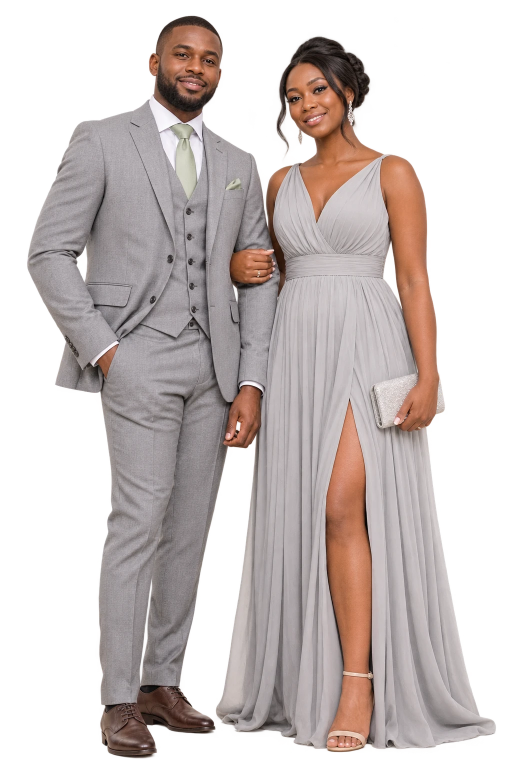
#> input picture images-source/dresscode-couple-afro.webp, 1024 x 1536 px (shown at 1/2 size)
$ python dresscode-masque-tenues.py dresscode-couple-afro.webp essai-dresscode.jpg
#> lines starting #> are read from the running program, lines starting #| are printed output that depends on the picture; after the words box and inside, x2 and y2 are one past the last pixel; in counts of white or black regions, pixels touching at a corner belong together
"""Masque du dress code « tenues » (costume + robe sans personne).
Usage : python dresscode-masque-tenues.py <source.webp> <sortie_dossier>
Rouge = costume, vert = robe, bleu = cravate et pochette (sauge dans la source)."""
import sys
from PIL import Image, ImageFilter
import numpy as np
src = Image.open(sys.argv[1]).convert('RGBA'); out = sys.argv[2]
#> further down, src is the input picture: PIL image 1024x1536 RGBA; mean R, G, B, A 99.8, 89.6, 87.3, 140.8
a = np.asarray(src).astype(float) / 255
rgb = a[..., :3]; al = a[..., 3]
H, W = al.shape
#> H = 1536; W = 1024
mx = rgb.max(2); mn = rgb.min(2); sat = mx - mn; L = rgb @ [0.299, 0.587, 0.114]
#> after `L = rgb @ [0.299, 0.587, 0.114]`:
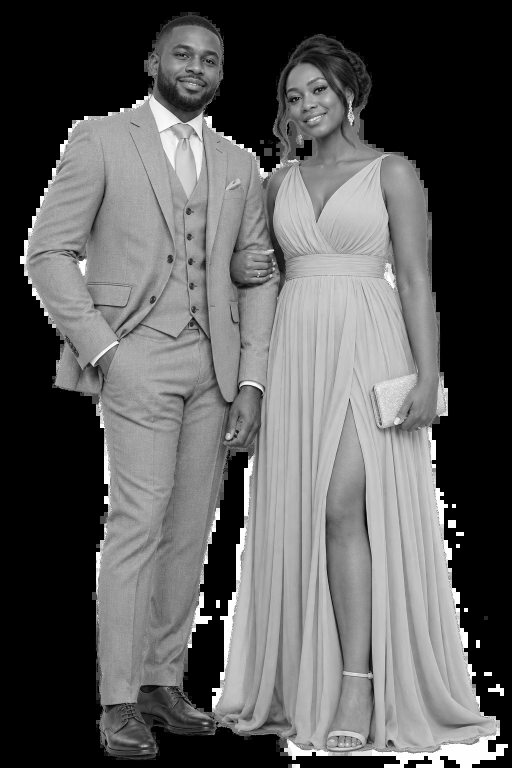
#> L: shape (1536, 1024) float64 (shown at 1/2 size); min 0, max 1, mean 0.362
r, g, b = rgb[..., 0], rgb[..., 1], rgb[..., 2]
op = al > 0.5
#> op: shape (1536, 1024) bool; 55.7% white; 6 black regions, box (x1, y1, x2, y2) and area: (0, 0, 1024, 1536) 693236, (766, 483, 804, 617) 1788, (279, 1159, 304, 1366) 938, (153, 492, 174, 563) 881, (466, 570, 476, 604) 160, (472, 843, 481, 862) 129
sage = ((np.minimum(r, g) - b) > 0.035) & (g > b) & op
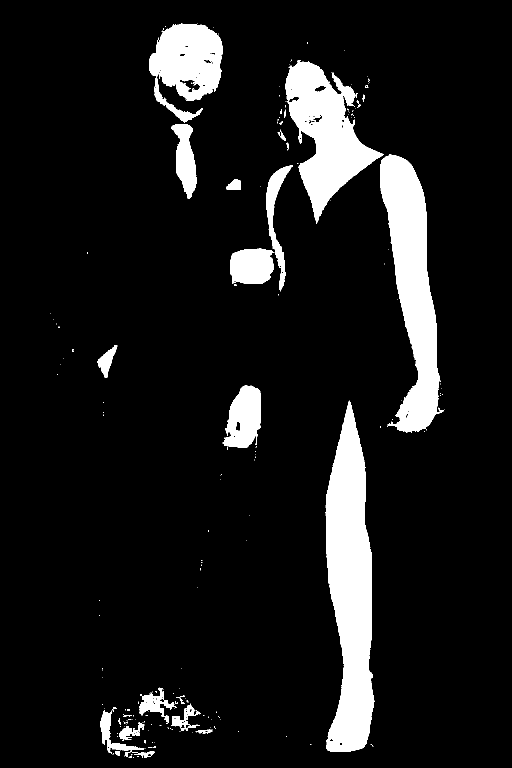
#> sage: shape (1536, 1024) bool (shown at 1/2 size); 9.9% white; 216 white regions (183 under 20 px), largest, box (x1, y1, x2, y2) and area: (651, 801, 749, 1504) 46385, (760, 309, 889, 865) 35386, (571, 121, 768, 447) 28153
grey = (sat < 0.09) & op & ~sage
#> grey: shape (1536, 1024) bool; 44.7% white; 67 white regions (45 under 20 px), largest, box (x1, y1, x2, y2) and area: (54, 189, 992, 1498) 686056, (554, 73, 740, 264) 10534, (315, 152, 427, 224) 2621
# Frontière costume / robe (x selon y), passée dans les vides entre les deux.
pts = [(0,600),(400,605),(520,585),(580,577),(660,572),(700,520),(760,510),(880,490),(1000,476),(1120,465),(1240,450),(1300,439),(1360,418),(1454,418)]
bx = np.interp(np.arange(H), [p[0] for p in pts], [p[1] for p in pts])
X = np.arange(W)[None, :]
right = X > bx[:, None]
suit = grey & ~right & (L < 0.80) & (L > 0.18)   # sans la chemise blanche
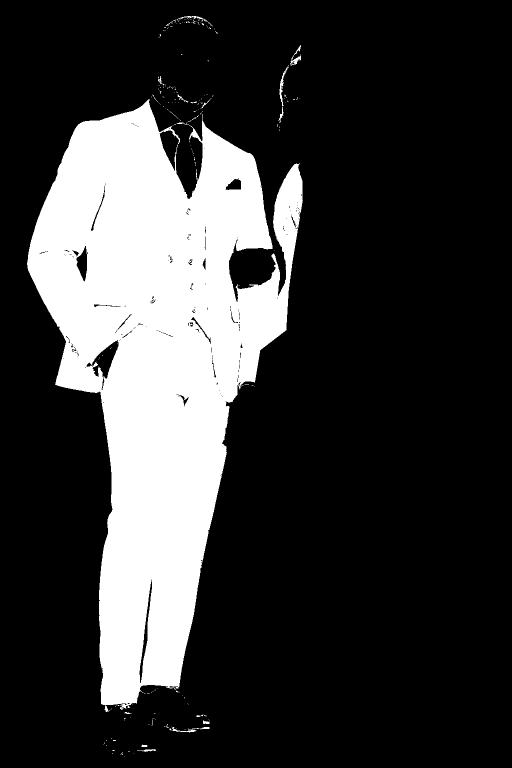
#> suit: shape (1536, 1024) bool (shown at 1/2 size); 22% white; 216 white regions (197 under 20 px), largest, box (x1, y1, x2, y2) and area: (54, 199, 606, 1424) 344058, (559, 131, 578, 213) 298, (580, 90, 602, 131) 254
dress = grey & right & (L > 0.18)
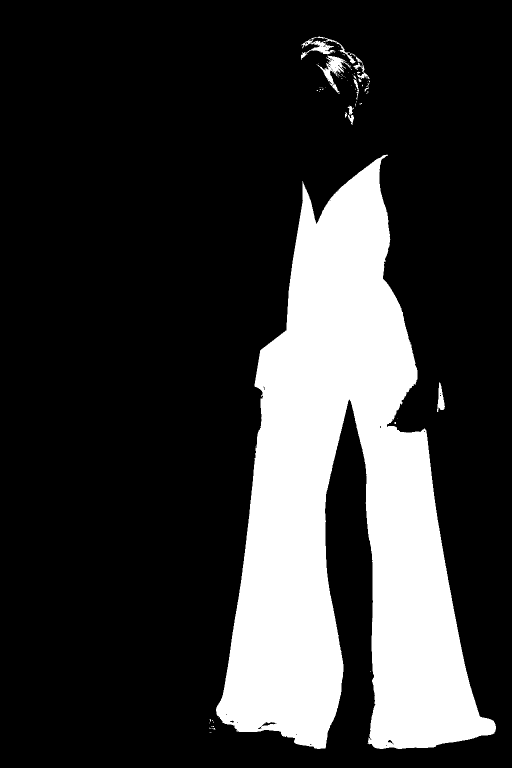
#> dress: shape (1536, 1024) bool (shown at 1/2 size); 21.3% white; 74 white regions (62 under 20 px), largest, box (x1, y1, x2, y2) and area: (432, 309, 992, 1498) 330997, (602, 73, 739, 158) 1488, (635, 111, 702, 188) 1342
def clean(m):
    im = Image.fromarray((m * 255).astype('uint8')).filter(ImageFilter.ModeFilter(5)).filter(ImageFilter.MaxFilter(3)).filter(ImageFilter.MinFilter(3))
#> im: PIL image 1024x1536 L; 22% white; 26 white regions (10 under 20 px), largest, box (x1, y1, x2, y2) and area: (54, 200, 605, 1423) 345361, (559, 136, 575, 204) 258, (582, 112, 602, 129) 170
    return np.asarray(im) > 127
suit = clean(suit) & op; dress = clean(dress) & op & ~suit
#> after `suit = clean(suit) & op`: suit: shape (1536, 1024) bool; 22% white; 26 white regions (10 under 20 px), largest, box (x1, y1, x2, y2) and area: (54, 200, 605, 1423) 345310, (559, 136, 575, 204) 258, (582, 112, 602, 129) 170
#> in clean (call 2), `im = Image.fromarray((m * 255).astype('uint8')).filter(ImageFilter.Mod..`: im: PIL image 1024x1536 L; 21.3% white; 24 white regions (11 under 20 px), largest, box (x1, y1, x2, y2) and area: (432, 310, 992, 1498) 331097, (641, 112, 689, 186) 1327, (605, 80, 668, 108) 760
#> after `dress = clean(dress) & op & ~suit`: dress: shape (1536, 1024) bool; 21.3% white; 24 white regions (11 under 20 px), largest, box (x1, y1, x2, y2) and area: (432, 310, 992, 1498) 331076, (641, 112, 689, 186) 1327, (605, 80, 668, 108) 759
tie = clean(sage) & op
#> in clean (call 3), `im = Image.fromarray((m * 255).astype('uint8')).filter(ImageFilter.Mod..`: im: PIL image 1024x1536 L; 9.9% white; 36 white regions (14 under 20 px), largest, box (x1, y1, x2, y2) and area: (651, 803, 749, 1504) 46406, (760, 309, 887, 865) 35409, (571, 121, 766, 445) 28283
#> tie: shape (1536, 1024) bool; 9.9% white; 36 white regions (14 under 20 px), largest, box (x1, y1, x2, y2) and area: (651, 803, 749, 1504) 46404, (760, 309, 887, 865) 35404, (571, 121, 766, 445) 28272
def soft(m): return np.asarray(Image.fromarray((m * 255).astype('uint8')).filter(ImageFilter.GaussianBlur(0.7))).astype(float) / 255
mask = np.stack([soft(suit), soft(dress), soft(tie)], -1) * al[..., None]
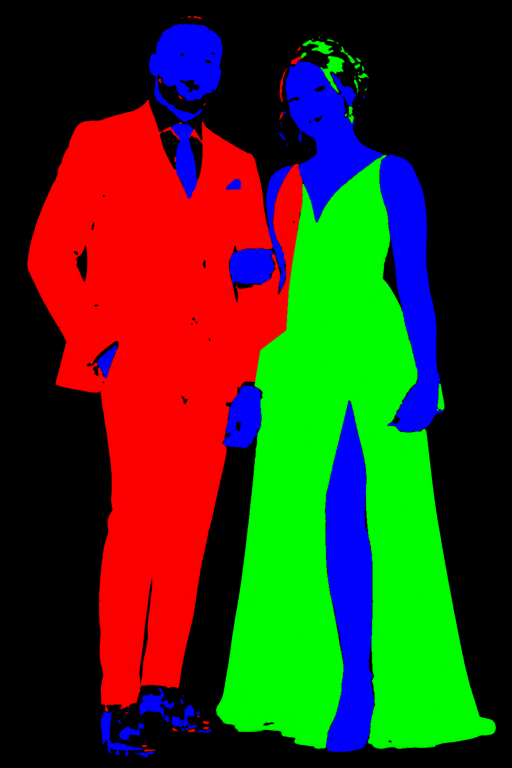
#> mask: shape (1536, 1024, 3) float64 (shown at 1/2 size); mean of channels 0, 1, 2 0.218, 0.21, 0.0977; drawn as R, G, B
Image.fromarray((mask * 255).round().astype('uint8')).save(out + '/dresscode-tenues-mask.png', optimize=True)
src.save(out + '/dresscode-tenues.webp', quality=86, method=6)
vis = (rgb * 255).astype('uint8').copy()
vis[suit] = [200, 30, 30]; vis[dress] = [40, 40, 220]; vis[tie] = [0, 200, 0]
#> after `vis[tie] = [0, 200, 0]`:
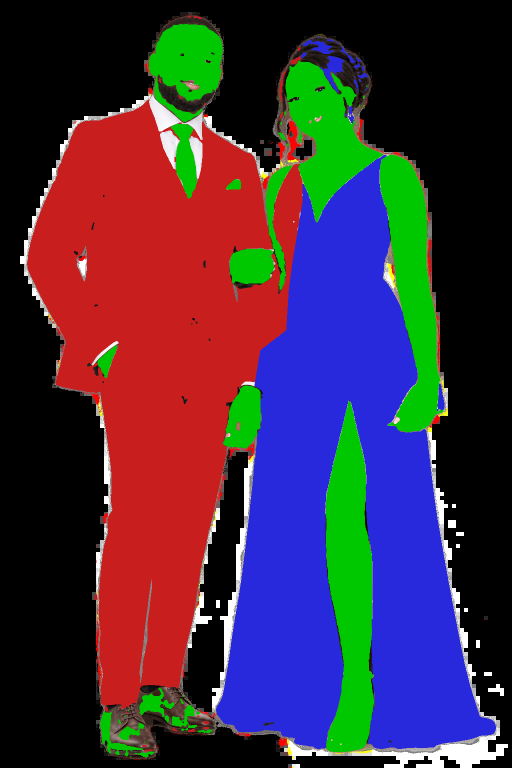
#> vis: shape (1536, 1024, 3) (shown at 1/2 size); mean R, G, B 63.8, 44.7, 62.7
Image.fromarray(np.where(op[..., None], vis, 40).astype('uint8')).save(out + '/tenues-vis.png')
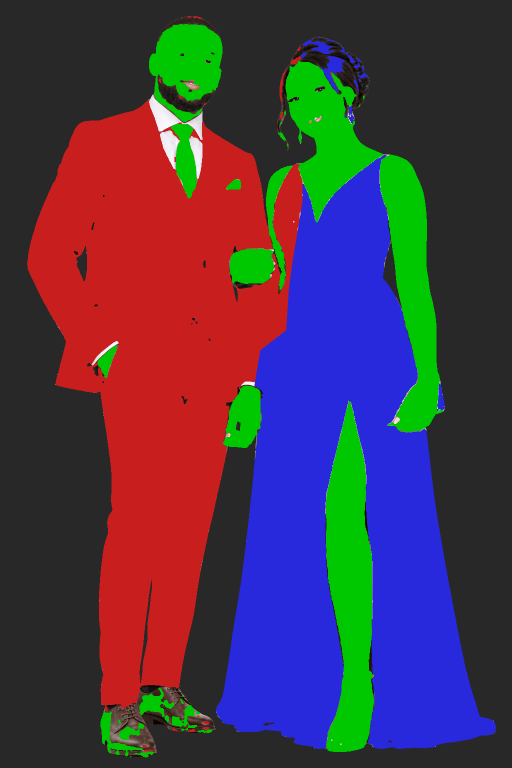
#> saved as tenues-vis.png: PIL image 1024x1536 RGB (shown at 1/2 size); mean R, G, B 72.7, 54.7, 73.2
print(W, H, 'refs', [round(float(np.median(L[m])), 3) for m in (suit, dress, tie)])
#| 1024 1536 refs [0.595, 0.713, 0.521]
